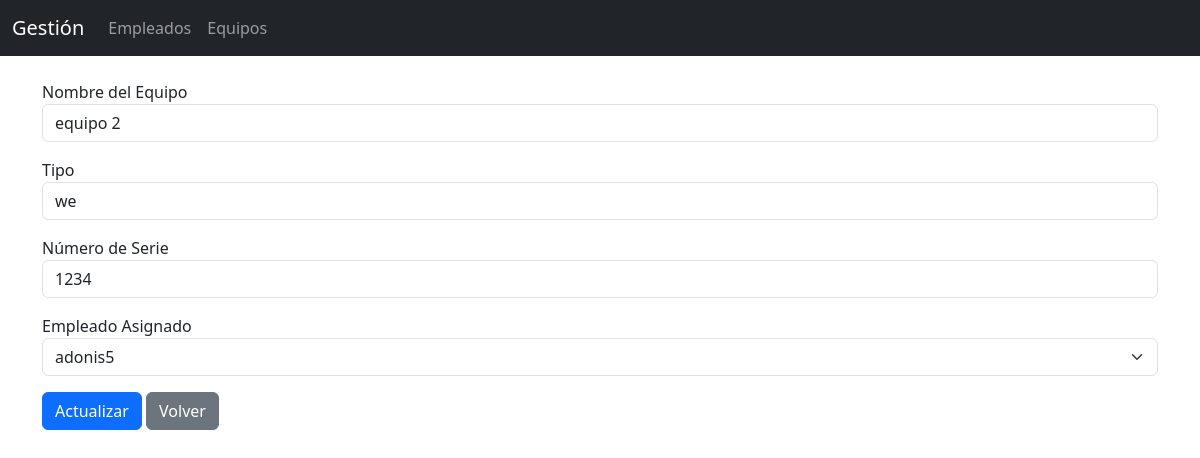
The app's page /equipos/editar.php?id=3 with its own data.
### tables this page shows
CREATE TABLE `equipos` (
  `id` int(11) NOT NULL,
  `nombre_equipo` varchar(100) NOT NULL,
  `tipo` varchar(50) NOT NULL,
  `numero_serie` varchar(100) NOT NULL,
  `empleado_id` int(11) DEFAULT NULL
);

CREATE TABLE `empleados` (
  `id` int(11) NOT NULL,
  `nombre` varchar(100) NOT NULL,
  `correo` varchar(100) NOT NULL,
  `departamento` varchar(100) NOT NULL
);

### equipos/editar.php (the view, shortened to what this page needs)
<?php
 include '../db/conexion.php';
 include '../includes/header.php';
$id = $_GET['id'] ?? null;
$stmt = $conn->prepare("SELECT * FROM equipos WHERE id = ?");
$stmt->bind_param("i", $id);
$stmt->execute();
$equipo = $stmt->get_result()->fetch_assoc();
$empleados = $conn->query("SELECT id, nombre FROM empleados");
?>
    <form method="POST" onsubmit="validarFormularioEquipo(event)">
        <div class="mb-3">
            <label>Nombre del Equipo</label>
            <input type="text" name="nombre_equipo" class="form-control" value="<?= $equipo['nombre_equipo'] ?>" required>
        </div>
        <div class="mb-3">
            <label>Tipo</label>
            <input type="text" name="tipo" class="form-control" value="<?= $equipo['tipo'] ?>" required>
        </div>
        <div class="mb-3">
            <label>Número de Serie</label>
            <input type="text" name="numero_serie" class="form-control" value="<?= $equipo['numero_serie'] ?>" required>
        </div>
        <div class="mb-3">
            <label>Empleado Asignado</label>
            <select name="empleado_id" class="form-select">
                <?php while ($emp = $empleados->fetch_assoc()): ?>
                    <option value="<?= $emp['id'] ?>" <?= $emp['id'] == $equipo['empleado_id'] ? 'selected' : '' ?>>
                        <?= htmlspecialchars($emp['nombre']) ?>
                    </option>
                <?php endwhile; ?>
            </select>
        </div>
        <button class="btn btn-primary" type="submit">Actualizar</button>
        <a href="listar.php" class="btn btn-secondary">Volver</a>
    </form>
<?php
include '../includes/footer.php';

### records on screen
equipos: nombre_equipo "equipo 2", tipo "we", numero_serie "1234", empleado_id "adonis5"
